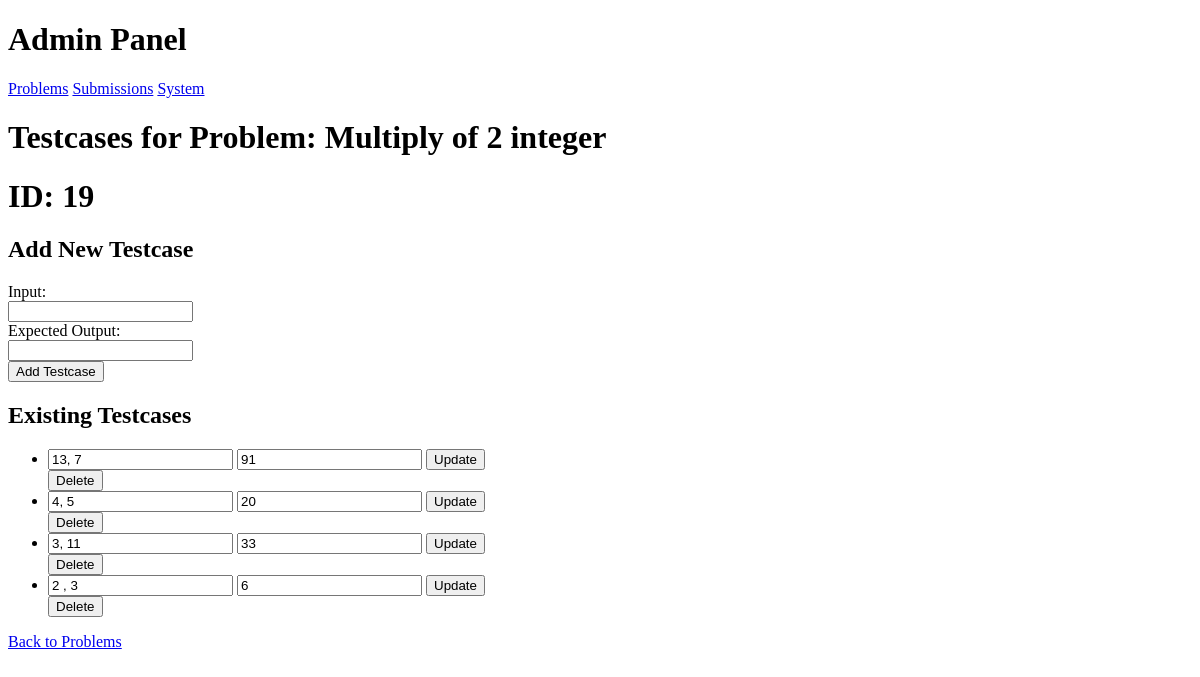
The page /admin/problem/19/testcases on the database as committed earlier.
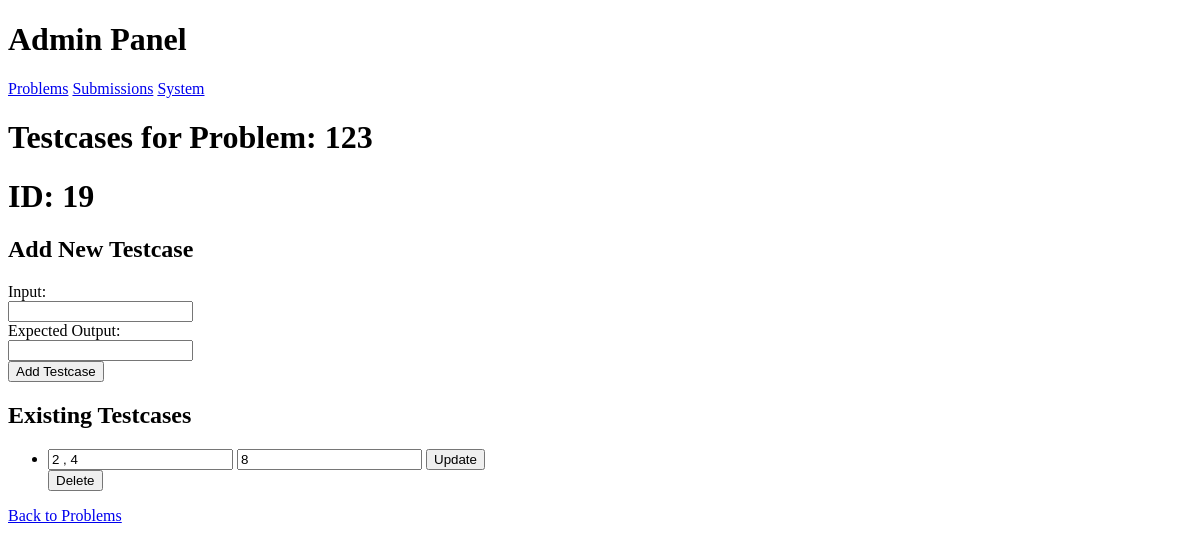
The same page on the database as committed later.
### tables this page shows
CREATE TABLE problems (
    id INTEGER PRIMARY KEY AUTOINCREMENT,
    title TEXT NOT NULL,
    description TEXT NOT NULL);

CREATE TABLE test_cases (
    id INTEGER PRIMARY KEY AUTOINCREMENT,
    problem_id INTEGER,
    input TEXT NOT NULL,
    expected TEXT NOT NULL,
    FOREIGN KEY(problem_id) REFERENCES problems(id)
);

### run.py (the view)
@app.route("/admin/problem/<int:problem_id>/testcases")
def admin_testcases(problem_id):
    conn = get_db_connection()
    conn.commit()
    problem = conn.execute("SELECT * FROM problems WHERE id = ?", (problem_id,)).fetchone()
    testcases = conn.execute("SELECT * FROM test_cases WHERE problem_id = ?", (problem_id,)).fetchall()
    conn.close()
    if problem is None:
        return f"⚠️ Problem with id {problem_id} not found", 404
    return render_template("admin/adminTestcases.html", problem=problem, testcases=testcases, id=problem_id)

### run.py (called while the page is built)
def get_db_connection():
    conn = sqlite3.connect(DB_PATH)
    conn.row_factory = sqlite3.Row
    return conn

### templates/admin/adminTestcases.html (shortened to what this page needs)
{% extends "admin/admin.html"%}
{% block content %}
<h1>Testcases for Problem: {{ problem['title'] }}</h1>
<h1>ID: {{problem['id']}}</h1>
    <h2>Add New Testcase</h2>
    <form method="post" action="{{ url_for('add_testcase', problem_id=problem['id']) }}">
        <label>Input:</label><br>
        <input type="text" name="input_data" required><br>
        <label>Expected Output:</label><br>
        <input type="text" name="expected_output" required><br>
        <button type="submit">Add Testcase</button>
    </form>
    <h2>Existing Testcases</h2>
    <ul>
        {% for tc in testcases %}
        <li>
            <form method="post" action="{{ url_for('edit_testcase', problem_id=problem['id'], testcase_id=tc['id']) }}">
                <input type="text" name="input_data" value="{{ tc['input'] }}" required >
                <input type="text" name="expected_output" value="{{ tc['expected'] }}" required>
                <button type="submit">Update</button>
            </form>
            <form method="post" action="{{ url_for('delete_testcase', problem_id=problem['id'], testcase_id=tc['id']) }}" style="display:inline;">
                <button type="submit">Delete</button>
            </form>
        </li>
        {% else %}
        <li>No testcases yet.</li>
        {% endfor %}
    </ul>
    <p><a href="{{ url_for('edit_problem', id=id) }}">Back to Problems</a></p>
{% endblock %}

Rows that differ between the two databases and show on the page:
removed test_cases: input_data "13, 7", expected_output "91"
removed test_cases: input_data "4, 5", expected_output "20"
removed test_cases: input_data "3, 11", expected_output "33"
removed test_cases: input_data "2 , 3", expected_output "6"
changed problems id 19: title "Multiply of 2 integer" → "123"
added test_cases: input_data "2 , 4", expected_output "8"
